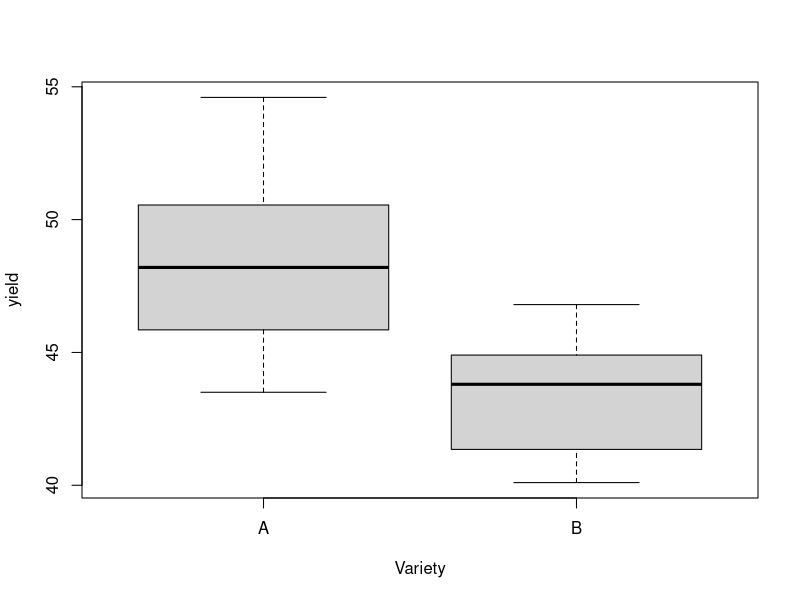
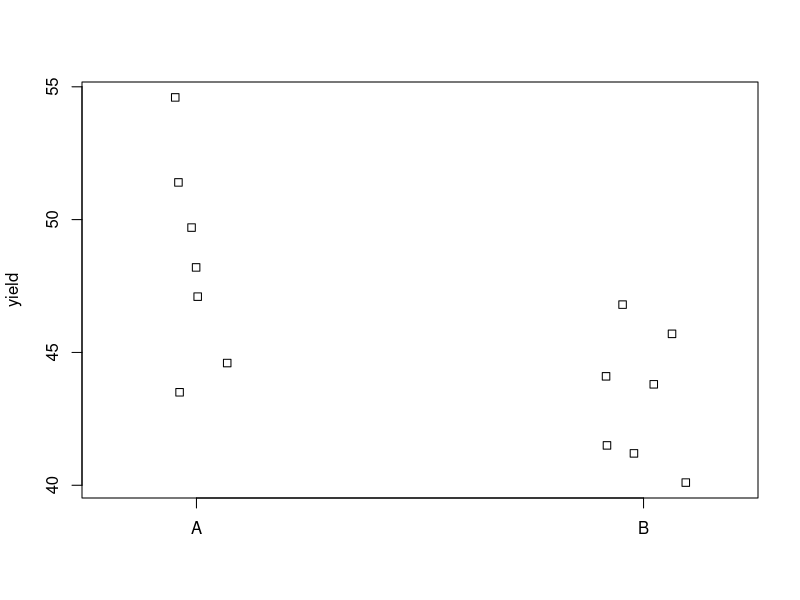

Here is the R script that generated these plots, in order: (Note: this script raises an error after producing the figures.)
# Read data into an object named Yield_data. 
Yield_data <- read.table(file = "Corn_yield.txt", header = TRUE)

# View data
View(Yield_data)

# Create a boxplot for yield of each variety
with(data = Yield_data, boxplot(yield ~ Variety))

# Create a strip chart for yield for each variety.
stripchart(yield ~ Variety, vertical=TRUE, method="jitter", ylab="yield", data=Yield_data)

# Perform an independent samples t-test and assume equal variances for both groups
t.test(yield ~ Variety, alternative = 'two.sided', conf.level = 0.95, var.equal = TRUE,  data = Yield_data)

# Perform Levene's test  
leveneTest(yield ~ Variety, data = Yield_data, center = "mean")